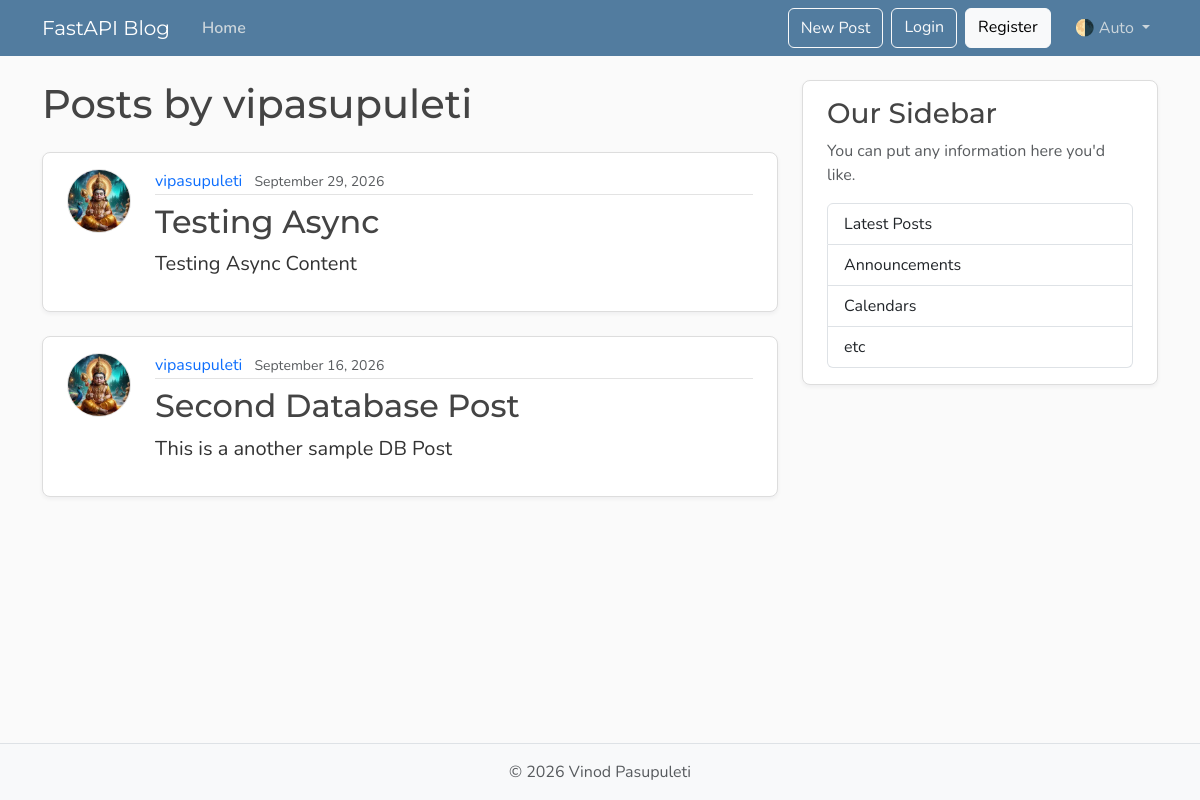
Before: /users/1/posts with the older database file.
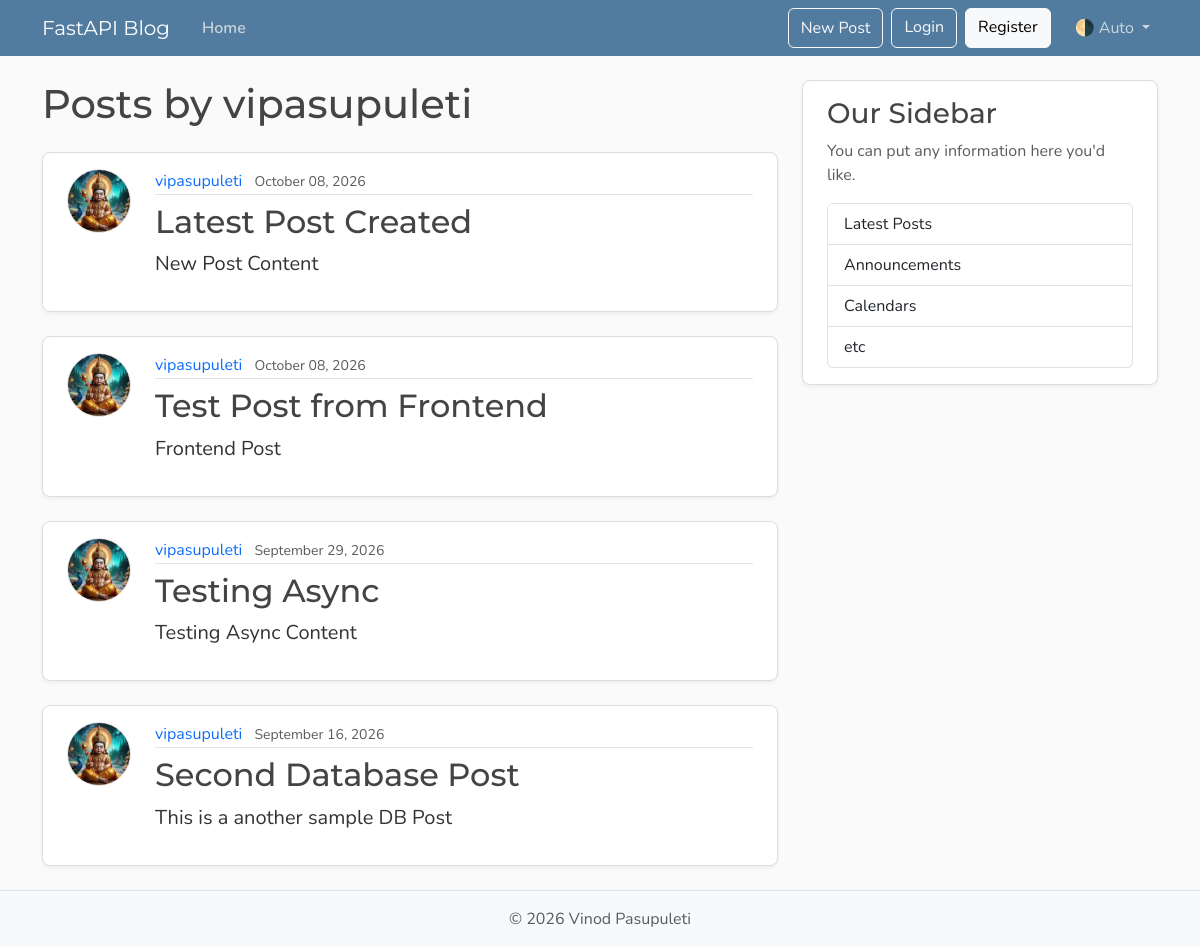
After: the same page with the newer database file.
### models.py (models this page shows, shortened)
class User(Base):
    __tablename__ = "users"
    id: Mapped[int] = mapped_column(Integer, primary_key=True, index=True)
    username: Mapped[str] = mapped_column(String(50), unique=True, nullable=False)
    email: Mapped[str] = mapped_column(String(120), unique=True, nullable=False)
    image_file: Mapped[str | None] = mapped_column(
        String(200),
        nullable=True,
        default=None,
    )
    posts: Mapped[list[Post]] = relationship(back_populates="author", cascade="all, delete-orphan")

class Post(Base):
    __tablename__ = "posts"
    id: Mapped[int] = mapped_column(Integer, primary_key=True, index=True)
    title: Mapped[str] = mapped_column(String(100), nullable=False)
    content: Mapped[str] = mapped_column(Text, nullable=False)
    user_id: Mapped[int] = mapped_column(
        ForeignKey("users.id"),
        nullable=False,
        index=True,
    )
    date_posted: Mapped[datetime] = mapped_column(
        DateTime(timezone=True),
        default=lambda: datetime.now(UTC),
    )
    author: Mapped[User] = relationship(back_populates="posts")

### main.py (the view)
@app.get("/users/{user_id}/posts", include_in_schema=False, name="user_posts")
async def user_posts_page(request: Request, user_id: int, db: Annotated[AsyncSession, Depends(get_db)]):
    result = await db.execute(select(models.User).where(models.User.id == user_id))
    user = result.scalars().first()
    if not user:
        raise HTTPException(status_code=status.HTTP_404_NOT_FOUND, detail="User not found")
    result = await db.execute(
        select(models.Post)
        .options(selectinload(models.Post.author))
        .where(models.Post.user_id == user_id).order_by(models.Post.date_posted.desc()),
    )
    posts = result.scalars().all()
    return templates.TemplateResponse(
        request, "user_posts.html",
        {"posts": posts, "user": user, "title": f"{user.username}'s Posts"}
    )

### templates/user_posts.html
{% extends "layout.html" %}
{% block content %}
<h1 class="mb-4">Posts by {{ user.username }}</h1>
{% for post in posts %}
<article class="content-section py-3 px-4 mb-4">
    <div class="d-flex align-items-start gap-4">
        <img class="rounded-circle article-img flex-shrink-0" src="{{ post.author.image_path }}"
            alt="{{ post.author.username }}'s profile picture" width="64" height="64" loading="lazy">
        <div class="flex-grow-1">
            <div class="article-metadata mb-2">
                <a class="me-2" href="{{ url_for('user_posts', user_id=post.author.id) }}">{{ post.author.username
                    }}</a>
                <small class="text-body-secondary">{{ post.date_posted.strftime("%B %d, %Y") }}</small>
            </div>
            <h2>
                <a class="article-title" href="{{ url_for('post_page', post_id=post.id) }}">{{ post.title }}</a>
            </h2>
            <p class="article-content">{{ post.content }}</p>
        </div>
    </div>
</article>
{% else %}
<p class="text-body-secondary">No posts by this user yet.</p>
{% endfor %}
{% endblock content %}

### templates/layout.html (shortened to what this page needs)
<!DOCTYPE html>
<html lang="en">
<head>
    <link href="https://cdn.jsdelivr.net/npm/bootstrap@5.3.8/dist/css/bootstrap.min.css" rel="stylesheet"
>
    <link rel="stylesheet" type="text/css" href="{{ url_for('static', path='css/main.css' ) }}">
</head>
<body class="d-flex flex-column min-vh-100">
    <header class="site-header">
        <nav class="navbar navbar-expand-md bg-steel fixed-top" data-bs-theme="dark">
            <div class="container">
                <a class="navbar-brand me-4" href="{{ url_for('home') }}">FastAPI Blog</a>
                <div class="collapse navbar-collapse" id="navbarToggle">
                    <div class="navbar-nav me-auto">
                        <a class="nav-link active" aria-current="page" href="{{ url_for('home') }}">Home</a>
                    </div>
                    <div class="navbar-nav">
                        <button class="btn btn-outline-light mb-2 mb-md-0 me-md-2" type="button" data-bs-toggle="modal"
                            data-bs-target="#createPostModal">New Post</button>
                        <a class="btn btn-outline-light mb-2 mb-md-0 me-md-2" href="#">Login</a>
                        <a class="btn btn-light mb-2 mb-md-0 me-md-3" href="#">Register</a>
                        <div class="nav-item dropdown">
                            <a class="nav-link dropdown-toggle" href="#" role="button" id="bd-theme"
                                data-bs-toggle="dropdown" aria-expanded="false">
                                <span id="bd-theme-text">🌗 Auto</span>
                            </a>
                        </div>
                    </div>
                </div>
            </div>
        </nav>
    </header>
    <main role="main" class="container">
        <div class="row">
            <div class="col-md-8">
                {% block content %}
                {% endblock content %}
            </div>
            <aside class="col-md-4">
                <div class="content-section py-3 px-4 mb-4">
                    <h3>Our Sidebar</h3>
                    <p class="text-body-secondary">You can put any information here you'd like.</p>
                    <ul class="list-group">
                        <li class="list-group-item">Latest Posts</li>
                        <li class="list-group-item">Announcements</li>
                        <li class="list-group-item">Calendars</li>
                        <li class="list-group-item">etc</li>
                    </ul>
                </div>
            </aside>
        </div>
    </main>
    <footer class="mt-auto py-3 bg-body-tertiary border-top">
        <div class="container text-center">
            <p class="text-body-secondary mb-0">
                © <span id="year"></span> Vinod Pasupuleti
            </p>
        </div>
    </footer>
</body>
</html>

### static/css/main.css (style rules this page uses)
:root { --font-heading: "Montserrat", system-ui, -apple-system, BlinkMacSystemFont, sans-serif; --font-body: "Nunito", system-ui, -apple-system, BlinkMacSystemFont, sans-serif; --color-bg-body: #fafafa; --color-bg-content: #ffffff; --color-text-primary: #333333; --color-text-heading: #444444; --color-steel: #527c9f; --color-nav-link: #cbd5db; --color-nav-link-hover: #ffffff; --color-link-hover: #428bca; --color-border: #dddddd; --color-border-light: #e3e3e3; --spacing-xl: 5rem; --article-img-size: 4rem; --account-img-size: 7.813rem; }
body { font-family: var(--font-body); background: var(--color-bg-body); color: var(--color-text-primary); }
main { padding-top: var(--spacing-xl); }
h1, h2, h3, h4, h5, h6 { font-family: var(--font-heading); color: var(--color-text-heading); }
.navbar-brand { font-family: var(--font-heading); }
a { text-decoration: none; }
.bg-steel { background-color: var(--color-steel); }
.site-header .navbar-nav .nav-link { color: var(--color-nav-link); transition: color 0.2s ease-in-out; }
.site-header .navbar-nav .nav-link.active { font-weight: 600; }
.content-section { background: var(--color-bg-content); border: 1px solid var(--color-border); border-radius: 0.5rem; box-shadow: 0 2px 4px rgba(15, 23, 42, 0.05); transition: box-shadow 0.15s ease, transform 0.15s ease, border-color 0.15s ease; }
.article-title { color: var(--color-text-heading); transition: color 0.2s ease-in-out; }
.article-content { white-space: pre-line; font-size: 1.25rem; }
.article-img { height: var(--article-img-size); width: var(--article-img-size); flex-shrink: 0; object-fit: cover; border: 1px solid var(--color-border-light); box-shadow: 0 0 0 2px var(--color-bg-content); }
.article-metadata { padding-bottom: 0.063rem; border-bottom: 1px solid var(--color-border-light); }
.article-metadata a { transition: color 0.2s ease-in-out; }
[data-bs-theme="dark"] { --color-bg-body: #1a1a1a; --color-bg-content: #2d2d2d; --color-text-primary: #e0e0e0; --color-text-heading: #f0f0f0; --color-border: #404040; --color-border-light: #4a4a4a; }

Changed rows visible on the page:
added Post: author.image_path (picture), author.username "vipasupuleti", date_posted "October 08, 2026", title "Latest Post Created", content "New Post Content"
added Post: author.image_path (picture), author.username "vipasupuleti", date_posted "October 08, 2026", title "Test Post from Frontend", content "Frontend Post"
